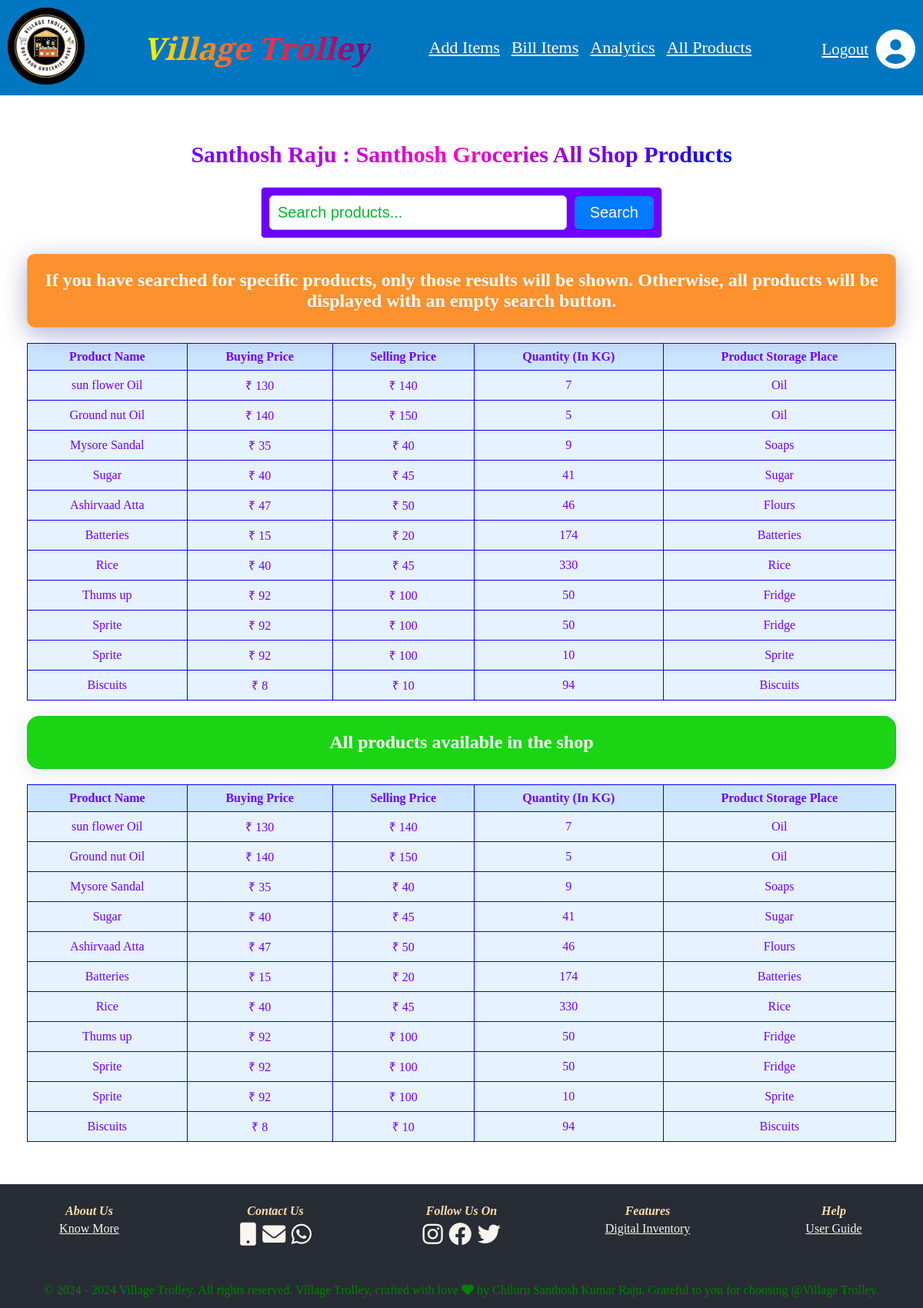
The app's page /shop_owner_products_data/7/ with its own data.
### shop_owner_registration_app/models.py (models this page shows, shortened)
class shop_owner_registration_model(models.Model):
    shop_owner_first_name = models.CharField(max_length=250,null=True)
    shop_owner_last_name = models.CharField(max_length=250,null=True)
    shop_owner_shop_name = models.CharField(max_length=250,null=True,unique=True)
    shop_owner_mail_id = models.EmailField(max_length=254,null=True,unique=True)
    shop_owner_phone_number = models.IntegerField(null=True,max_length=10,unique=True)
    shop_owner_street_address = models.CharField(max_length=1500,null=True)
    shop_owner_village_name = models.CharField(max_length=1500,null=True)
    shop_owner_mandal_name = models.CharField(max_length=1500,null=True)
    shop_owner_city_name = models.CharField(max_length=1500,null=True)
    shop_owner_state_name = models.CharField(max_length=1500,null=True)
    shop_owner_pincode = models.IntegerField(max_length=10,null=True)
    shop_owner_password = models.CharField( max_length=50,null=True)
    shop_owner_confirm_password = models.CharField( max_length=50,null=True)

### shop_owner_add_items_app/models.py (models this page shows, shortened)
class shop_owner_add_items(models.Model):
     shop_user_name = models.ForeignKey(shop_owner_registration_model, on_delete=models.CASCADE)
     product_name = models.CharField(max_length=500,null=True)
     product_buying_price = models.IntegerField(null=True)
     product_selling_price = models.IntegerField(null=True)
     product_qunatity = models.IntegerField(null=True)
     product_storage_place = models.CharField(max_length=50,null=True)

### shop_products_data_app/views.py (the view)
# urls.py: path('shop_owner_products_data/<int:shop_owner_id>/',views.shop_owner_products_data,name='shop_owner_products_data')
def shop_owner_products_data(request,shop_owner_id):
    shop_user_name = get_object_or_404(shop_owner_registration_model, pk=shop_owner_id)
    search_query = request.GET.get('q', '')
    if search_query:
        searched_shop_owner_products = shop_owner_add_items.objects.filter(
            shop_user_name=shop_user_name,
            product_name__icontains=search_query
        )
    else:
        searched_shop_owner_products = shop_owner_add_items.objects.filter(shop_user_name=shop_user_name)
    shop_owner_products = shop_owner_add_items.objects.filter(shop_user_name=shop_user_name)
    context = {
                    'shop_owner_first_name': shop_user_name.shop_owner_first_name,
                    'shop_owner_last_name': shop_user_name.shop_owner_last_name,
                    'shop_owner_shop_name': shop_user_name.shop_owner_shop_name,
                    'shop_owner_id': shop_owner_id,
                    'shop_owner_products': shop_owner_products,
                    'search_query': search_query,
                    'searched_shop_owner_products':searched_shop_owner_products,
                }
    return render(request,'shop_owner_data.html',context)

### templates/shop_owner_data.html (shortened to what this page needs)
{% extends "base.html" %}
{% load static %}
  {% block css %}
      <link rel="stylesheet" href="{% static 'shop_owner_data.css' %}">
      <link rel="stylesheet" href="https://cdnjs.cloudflare.com/ajax/libs/font-awesome/6.0.0-beta3/css/all.min.css">
  {% endblock css %}
  {% block content %}
<section class="shop_owner_all_products_sec">
    <div class= "shop_owner_name_shop_name">
        <h1 class="data_header"> {{ shop_owner_first_name }} {{ shop_owner_last_name }}  : {{ shop_owner_shop_name }} All Shop Products </h1>
        <form method="get" class="search-form">
            <input type="text" name="q" class="search-input" placeholder="Search products...">
            <button type="submit" class="search-button">Search</button>
        </form>
        <h1 class="glass-text">If you have searched for specific products, only those results will be shown. Otherwise, all products will be displayed with an empty search button.</h1>
        <table class="center-table blue-border">
            <thead>
                <tr>
                    <th>Product Name</th>
                    <th>Buying Price</th>
                    <th>Selling Price</th>
                    <th>Quantity (In KG)</th>
                    <th>Product Storage Place</th>
                </tr>
            </thead>
            <tbody>
                {% if searched_shop_owner_products %}
                    {% for s_product in searched_shop_owner_products %}
                    <tr>
                        <td>{{ s_product.product_name }}</td>
                        <td> ₹ {{ s_product.product_buying_price }}</td>
                        <td> ₹ {{ s_product.product_selling_price }}</td>
                        <td>{{ s_product.product_qunatity }}</td>
                        <td>{{ s_product.product_storage_place }}</td>
                    </tr>
                    {% empty %}
                    <tr>
                        <td colspan="5" style="color:red; text-align:center;">
                            <h1><b>If it hasn’t been searched, start searching for the product. If it has been searched and no product is found, add the product to the store.</b></h1>
                        </td>
                    </tr>
                    {% endfor %}
                {% else %}
                <tr>
                    <td colspan="5" style="color:red; text-align:center;">
                        <h1><b>If it hasn’t been searched, start searching for the product. If it has been searched and no product is found, add the product to the store.</b></h1>
                    </td>
                </tr>
                {% endif %}
            </tbody>
        </table>
          <h1 class="glass-text-green">All products available in the shop</h1>
          <table class="center-table blue-border">
            <thead>
                <tr>
                    <th>Product Name</th>
                    <th>Buying Price</th>
                    <th>Selling Price</th>
                    <th>Quantity (In KG)</th>
                    <th>Product Storage Place</th>
                </tr>
            </thead>
            <tbody>
                {% if shop_owner_products %}
                    {% for product in shop_owner_products %}
                    <tr>
                        <td>{{ product.product_name }}</td>
                        <td> ₹ {{ product.product_buying_price }}</td>
                        <td> ₹ {{ product.product_selling_price }}</td>
                        <td>{{ product.product_qunatity }}</td>
                        <td>{{ product.product_storage_place }}</td>
                    </tr>
                    {% empty %}
                    <tr>
                        <td colspan="5" style="color:red; text-align:center;">
                            <h1><b>No products found for this shop owner</b></h1>
                        </td>
                    </tr>
                    {% endfor %}
                {% else %}
                <tr>
                    <td colspan="5" style="color:red; text-align:center;">
                        <h1><b>No products found for this shop owner</b></h1>
                    </td>
                </tr>
                {% endif %}
            </tbody>
        </table>
    </div>
</section>
  {% endblock %}

### templates/base.html (shortened to what this page needs)
{% load static %}
<!DOCTYPE html>
<html lang="en">
<head>
  {% block css %}{% endblock css%}
  <link rel="stylesheet" href="{% static 'base.css' %}">
    <link rel="stylesheet" href="https://cdnjs.cloudflare.com/ajax/libs/font-awesome/6.0.0-beta3/css/all.min.css">
</head>
<body style = "margin:0">
    {% include "nav.html" %}
    {% block content %}
    {% endblock %}
    {% include "footer.html" %}
</body>
</html>

### templates/nav.html (shortened to what this page needs)
{% load static %}
{% load i18n %}
{% block css %}
    <link rel="stylesheet" href="{% static 'nav.css' %}">
    <link rel="stylesheet" href="https://cdnjs.cloudflare.com/ajax/libs/font-awesome/6.0.0-beta3/css/all.min.css">
{% endblock css%}
<section>
<nav class="navbar navbar-custom">
    <div class="VT_logo">
        <img src="{% static 'fotor-2024062021484.png' %}" style="width: 100px; height: 100px;" alt="VT Logo">
    </div>
    <div class="navbar-title">
      <span style="font-weight: bold;
            background: linear-gradient(to right, #F6FF00,#ff3737,purple);
            -webkit-background-clip: text;
            color: transparent;
            font-family: 'Playfair Display', serif; font-style: italic; ">
</span>
    </div>
    <div class="navbar-links">
        <a href="{% url "shop_owner_add_items" shop_owner_id %}">  <u>Add Items</u></a>
        <a href="{% url "shop_owner_billing" shop_owner_id%}"> <u>Bill Items </u> </a>
        <a href="{% url "shop_owner_analytics" shop_owner_id %}">  <u>Analytics </u></a>
        <a href="{% url "shop_owner_products_data" shop_owner_id %}">  <u>All Products </u></a>
    </div>
    <div class="user-section">
        <div class="user-info">
            <div class="login-register">
                <a class= "L" href="{% url 'shop_owner_login_view' %}"><u>Logout</u></a>
            </div>
        </div>
        <i class="fa fa-circle-user"></i>
    </div>
</nav>
</section>

### templates/footer.html (shortened to what this page needs)
{% load static %}
{% block css %}
    <link rel="stylesheet" href="{% static 'footer.css' %}">
    <link rel="stylesheet" href="https://cdnjs.cloudflare.com/ajax/libs/font-awesome/6.0.0-beta3/css/all.min.css">
{% endblock css%}
<section>
<footer class="footer">
    <div class="footer-item">
        <ul>
            <li class="Footer_Heading">About Us</li>
            <a class= "footer_links" href="#">Know More</a>
        </ul>
    </div>
  <div class="footer-item">
        <ul>
            <li class="Footer_Heading">Contact Us</li>
            <div class="F_icons">
        <a href="tel:+1234567890"><i class="fa-solid fa-mobile-button"></i></a>
        <a href="https://www.gmail.com/"><i class="fa-solid fa-envelope"></i></i></a>
        <a href="https://www.whatsapp.com/"><i class="fa-brands fa-whatsapp"></i></i></a>
            </div>
        </ul>
    </div>
  <div class="footer-item">
        <ul>
            <li class="Footer_Heading">Follow Us On</li>
            <div class="F_icons">
        <a href="https://www.instagram.com/"><i class="fa-brands fa-instagram"></i></a>
        <a href="https://www.facebook.com/"><i class="fa-brands fa-facebook"></i></a>
        <a href="https://www.twitter.com/"><i class="fa-brands fa-twitter"></i></a>
            </div>
        </ul>
    </div>
  <div class="footer-item">
        <ul>
            <li class="Footer_Heading">Features</li>
            <a class= "footer_links" href="#">Digital Inventory</a>
        </ul>
    </div>
    <div class="footer-item">
        <ul>
            <li class="Footer_Heading">Help</li>
            <a class= "footer_links" href="#">User Guide</a>
        </ul>
    </div>
    <div class="copy">
        <p>&copy; 2024 - <span id="currentYear"></span> Village Trolley. All rights reserved.</p>
      <p> Village Trolley, crafted with love <i class="fa-solid fa-heart"></i> by Chiluru Santhosh Kumar Raju. </p>
       <p>Grateful to you for choosing @Village Trolley.</p>
    </div>
</footer>
</section>

### static/shop_owner_data.css (style rules this page uses)
.shop_owner_all_products_sec { padding:35px; }
.data_header { display: flex; text-align: center; justify-content: center; font-size:30px; background: linear-gradient(135deg, #6F00FF 20%, #FF00BF 50%, #0000FF 80%); -webkit-background-clip: text; -webkit-text-fill-color: transparent; font-family: Rockwell; }
.center-table { width: 100%; border-collapse: collapse; margin: 20px 0; }
.center-table th, .center-table td { border: 1px solid #000; padding: 8px; text-align: center; color: #6F00FF; font-family: Verdana; font-size: 16px; }
.blue-border th, .blue-border td { border: 1px solid blue; }
.blue-border th { background-color: #cce5ff; }
.blue-border td { background-color: #e6f2ff; }
.search-form { display: flex; align-items: center; max-width: 500px; margin: 0 auto; padding: 10px; border: 1px solid #ddd; border-radius: 5px; background-color: #6F00FF; }
.search-input { flex: 1; padding: 10px; font-size: 20px; border: 1px solid #ccc; border-radius: 6px; margin-right: 10px; color: #04b52d; }
.search-button { padding: 10px 20px; font-size: 20px; color: #fff; background-color: #007bff; border: none; border-radius: 6px; cursor: pointer; }
.search-input::placeholder { color: #04b52d; }
.glass-text { text-align: center; color: white; border-radius: 10px; padding: 20px; background: rgba( 253, 126, 9, 0.85 ); box-shadow: 0 8px 32px 0 rgba( 31, 38, 135, 0.37 ); backdrop-filter: blur( 12px ); -webkit-backdrop-filter: blur( 12px ); border-radius: 10px; border: 1px solid rgba( 255, 255, 255, 0.18 ); }
.glass-text-green { text-align: center; color: white; background: rgba(11, 210, 5, 0.932); border-radius: 16px; padding: 20px; backdrop-filter: blur(9px); -webkit-backdrop-filter: blur(9px); box-shadow: 0 4px 30px rgba(0, 0, 0, 0.1); border: 1px solid rgba(12, 160, 66, 0.3); }

### static/nav.css (style rules this page uses)
.navbar-custom { display: flex; justify-content: space-between; align-items: center; background-color: #0077c0; color: white; padding: 10px; }
.navbar-title { font-size: 40px; }
.navbar-title span { display: inline-block; background: linear-gradient(to right, red, orange, yellow, green, blue, indigo, violet); -webkit-background-clip: text; color: transparent; }
.navbar-links { display: flex; align-items: center; }
.navbar-links a { margin-right: 15px; text-decoration: none; color: white; font-size: 22px; }
.user-section { display: flex; align-items: center; }
.user-info { display: flex; flex-direction: column; align-items: flex-start; }
.login-register { display: flex; align-items: center; margin-top: 5px; }
.login-register a { text-decoration: none; color: white; font-size: 21px; }
.fa-circle-user { font-size: 51px; color: white; margin-left: 10px; margin-top: 3px; }

### static/footer.css (style rules this page uses)
.footer { background-color: #282C35; color: white; text-align: center; bottom: 0; width: 100%; display: grid; grid-template-columns: repeat(5, 1fr); gap: 10px; }
.footer-item { padding: 10px; }
.footer-item ul { list-style-type: none; padding: 0; }
.footer-item ul li { margin-bottom: 5px; }
.copy { grid-column: 1 / -1; text-align: center; color: green; padding: 10px 0; width: 100%; box-sizing: border-box; }
.copy p { display: inline-block; white-space: nowrap; overflow: hidden; text-overflow: ellipsis; margin: 0; }
.Footer_Heading { color:#FFDEAD; font-weight: bold; font-style: italic; }
.footer_links { text-decoration: underline; color:#F9F6EE; }
.F_icons { font-size: 30px; color:#F9F6EE; }
.fa-mobile-button, .fa-envelope , .fa-whatsapp , .fa-instagram , .fa-facebook , .fa-twitter { color:#F9F6EE; }

### records on screen
shop_owner_registration_model: shop_owner_first_name "Santhosh", shop_owner_last_name "Raju", shop_owner_shop_name "Santhosh Groceries"
shop_owner_add_items: product_name "sun flower Oil", product_buying_price "130", product_selling_price "140", product_qunatity "7", product_storage_place "Oil"
shop_owner_add_items: product_name "Ground nut Oil", product_buying_price "140", product_selling_price "150", product_qunatity "5", product_storage_place "Oil"
shop_owner_add_items: product_name "Mysore Sandal", product_buying_price "35", product_selling_price "40", product_qunatity "9", product_storage_place "Soaps"
shop_owner_add_items: product_name "Sugar", product_buying_price "40", product_selling_price "45", product_qunatity "41", product_storage_place "Sugar"
shop_owner_add_items: product_name "Ashirvaad Atta", product_buying_price "47", product_selling_price "50", product_qunatity "46", product_storage_place "Flours"
shop_owner_add_items: product_name "Batteries", product_buying_price "15", product_selling_price "20", product_qunatity "174", product_storage_place "Batteries"
shop_owner_add_items: product_name "Rice", product_buying_price "40", product_selling_price "45", product_qunatity "330", product_storage_place "Rice"
shop_owner_add_items: product_name "Thums up", product_buying_price "92", product_selling_price "100", product_qunatity "50", product_storage_place "Fridge"
shop_owner_add_items: product_name "Sprite", product_buying_price "92", product_selling_price "100", product_qunatity "50", product_storage_place "Fridge"
shop_owner_add_items: product_name "Sprite", product_buying_price "92", product_selling_price "100", product_qunatity "10", product_storage_place "Sprite"
shop_owner_add_items: product_name "Biscuits", product_buying_price "8", product_selling_price "10", product_qunatity "94", product_storage_place "Biscuits"
